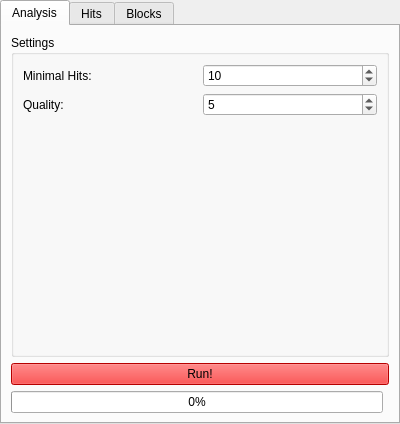
<?xml version="1.0" encoding="UTF-8"?>
<ui version="4.0">
 <class>ControlWidget</class>
 <widget class="QWidget" name="ControlWidget">
  <property name="geometry">
   <rect>
    <x>0</x>
    <y>0</y>
    <width>400</width>
    <height>424</height>
   </rect>
  </property>
  <property name="windowTitle">
   <string>Form</string>
  </property>
  <layout class="QGridLayout" name="gridLayout">
   <property name="leftMargin">
    <number>0</number>
   </property>
   <property name="topMargin">
    <number>0</number>
   </property>
   <property name="rightMargin">
    <number>0</number>
   </property>
   <property name="bottomMargin">
    <number>0</number>
   </property>
   <item row="0" column="0">
    <widget class="QTabWidget" name="tabWidget">
     <property name="currentIndex">
      <number>0</number>
     </property>
     <widget class="QWidget" name="tabAnalysis">
      <attribute name="title">
       <string>Analysis</string>
      </attribute>
      <layout class="QGridLayout" name="gridLayout_3">
       <item row="1" column="0" colspan="2">
        <widget class="QPushButton" name="buttonRun">
         <property name="styleSheet">
          <string notr="true">background-color: red;</string>
         </property>
         <property name="text">
          <string>Run!</string>
         </property>
        </widget>
       </item>
       <item row="0" column="0" colspan="2">
        <widget class="QGroupBox" name="groupBox">
         <property name="title">
          <string>Settings</string>
         </property>
         <layout class="QGridLayout" name="gridLayout_4">
          <item row="0" column="1">
           <widget class="QSpinBox" name="spinBoxMinHits">
            <property name="minimum">
             <number>1</number>
            </property>
            <property name="maximum">
             <number>10000</number>
            </property>
            <property name="value">
             <number>10</number>
            </property>
           </widget>
          </item>
          <item row="1" column="1">
           <widget class="QSpinBox" name="spinBoxQuality">
            <property name="minimum">
             <number>1</number>
            </property>
            <property name="maximum">
             <number>10</number>
            </property>
            <property name="value">
             <number>5</number>
            </property>
           </widget>
          </item>
          <item row="0" column="0">
           <widget class="QLabel" name="labelMinHits">
            <property name="text">
             <string>Minimal Hits:</string>
            </property>
           </widget>
          </item>
          <item row="1" column="0">
           <widget class="QLabel" name="labelQuality">
            <property name="text">
             <string>Quality:</string>
            </property>
           </widget>
          </item>
          <item row="2" column="0" colspan="2">
           <spacer name="verticalSpacer">
            <property name="orientation">
             <enum>Qt::Vertical</enum>
            </property>
            <property name="sizeHint" stdset="0">
             <size>
              <width>20</width>
              <height>40</height>
             </size>
            </property>
           </spacer>
          </item>
         </layout>
        </widget>
       </item>
       <item row="2" column="0">
        <widget class="QProgressBar" name="progressBar">
         <property name="value">
          <number>0</number>
         </property>
        </widget>
       </item>
      </layout>
     </widget>
     <widget class="QWidget" name="tabHits">
      <attribute name="title">
       <string>Hits</string>
      </attribute>
      <layout class="QGridLayout" name="gridLayout_2">
       <item row="0" column="0">
        <widget class="QComboBox" name="comboHits">
         <property name="focusPolicy">
          <enum>Qt::StrongFocus</enum>
         </property>
        </widget>
       </item>
       <item row="1" column="0">
        <widget class="QTextBrowser" name="textHit"/>
       </item>
      </layout>
     </widget>
     <widget class="QWidget" name="tabBlocks">
      <attribute name="title">
       <string>Blocks</string>
      </attribute>
      <layout class="QGridLayout" name="gridLayout_8">
       <item row="0" column="0">
        <widget class="QGroupBox" name="groupBox_2">
         <property name="title">
          <string>First Block</string>
         </property>
         <layout class="QGridLayout" name="gridLayout_5">
          <item row="0" column="0">
           <widget class="QLabel" name="labelFirstX">
            <property name="text">
             <string>X:</string>
            </property>
           </widget>
          </item>
          <item row="1" column="0">
           <widget class="QLabel" name="labelFirstY">
            <property name="text">
             <string>Y:</string>
            </property>
           </widget>
          </item>
          <item row="1" column="1">
           <widget class="QSpinBox" name="spinBoxFirstY"/>
          </item>
          <item row="0" column="1">
           <widget class="QSpinBox" name="spinBoxFirstX"/>
          </item>
          <item row="0" column="2" rowspan="2">
           <widget class="QLabel" name="labelFirstPreview">
            <property name="text">
             <string>Preview</string>
            </property>
            <property name="scaledContents">
             <bool>false</bool>
            </property>
            <property name="alignment">
             <set>Qt::AlignCenter</set>
            </property>
           </widget>
          </item>
          <item row="2" column="0" colspan="3">
           <widget class="QLineEdit" name="lineEditFirst"/>
          </item>
         </layout>
        </widget>
       </item>
       <item row="1" column="0">
        <widget class="QGroupBox" name="groupBox_3">
         <property name="title">
          <string>Second Block</string>
         </property>
         <layout class="QGridLayout" name="gridLayout_6">
          <item row="0" column="1">
           <widget class="QSpinBox" name="spinBoxSecondX"/>
          </item>
          <item row="0" column="2" rowspan="2">
           <widget class="QLabel" name="labelSecondPreview">
            <property name="text">
             <string>Preview</string>
            </property>
            <property name="scaledContents">
             <bool>false</bool>
            </property>
            <property name="alignment">
             <set>Qt::AlignCenter</set>
            </property>
           </widget>
          </item>
          <item row="0" column="0">
           <widget class="QLabel" name="labelSecondX">
            <property name="text">
             <string>X:</string>
            </property>
           </widget>
          </item>
          <item row="1" column="1">
           <widget class="QSpinBox" name="spinBoxSecondY"/>
          </item>
          <item row="1" column="0">
           <widget class="QLabel" name="labelSecondY">
            <property name="text">
             <string>Y:</string>
            </property>
           </widget>
          </item>
          <item row="2" column="0" colspan="3">
           <widget class="QLineEdit" name="lineEditSecond"/>
          </item>
         </layout>
        </widget>
       </item>
       <item row="2" column="0">
        <widget class="QGroupBox" name="groupBox_4">
         <property name="title">
          <string>Compared</string>
         </property>
         <layout class="QGridLayout" name="gridLayout_7">
          <item row="0" column="2">
           <widget class="QLabel" name="labelSimilarity">
            <property name="text">
             <string>Similarity:</string>
            </property>
            <property name="alignment">
             <set>Qt::AlignCenter</set>
            </property>
           </widget>
          </item>
          <item row="1" column="0">
           <widget class="QLabel" name="labelComparedDY">
            <property name="text">
             <string>DY:</string>
            </property>
           </widget>
          </item>
          <item row="0" column="0">
           <widget class="QLabel" name="labelComparedDX">
            <property name="text">
             <string>DX:</string>
            </property>
           </widget>
          </item>
          <item row="0" column="1">
           <widget class="QSpinBox" name="spinBoxComparedDX">
            <property name="readOnly">
             <bool>true</bool>
            </property>
            <property name="buttonSymbols">
             <enum>QAbstractSpinBox::NoButtons</enum>
            </property>
           </widget>
          </item>
          <item row="1" column="1">
           <widget class="QSpinBox" name="spinBoxComparedDY">
            <property name="readOnly">
             <bool>true</bool>
            </property>
            <property name="buttonSymbols">
             <enum>QAbstractSpinBox::NoButtons</enum>
            </property>
           </widget>
          </item>
          <item row="1" column="2">
           <widget class="QLabel" name="labelSimilarityValue">
            <property name="text">
             <string>similarity</string>
            </property>
            <property name="alignment">
             <set>Qt::AlignCenter</set>
            </property>
           </widget>
          </item>
         </layout>
        </widget>
       </item>
      </layout>
     </widget>
    </widget>
   </item>
  </layout>
 </widget>
 <resources/>
 <connections/>
</ui>
